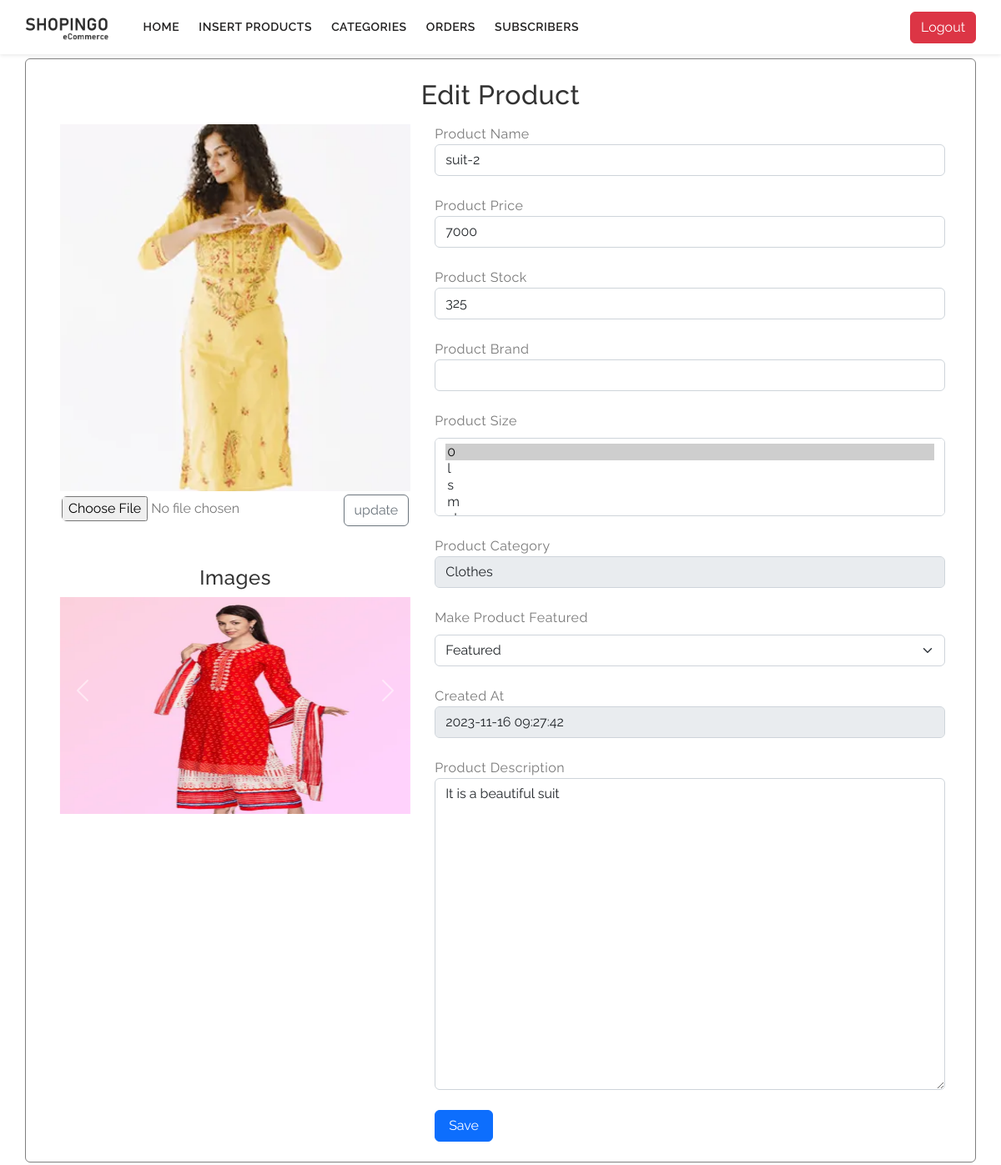
The app's page /shopingo_admin_panel/src/view/edit_products.php?product_id=37 (signed in) with its own data.
### tables this page shows
CREATE TABLE `products_table` (
  `id` int NOT NULL,
  `product_name` varchar(255) NOT NULL,
  `description` varchar(255) NOT NULL,
  `price` int NOT NULL,
  `stock` int NOT NULL,
  `product_size` varchar(255) DEFAULT NULL,
  `isFeatured` int NOT NULL DEFAULT '0',
  `isDeleted` int NOT NULL DEFAULT '0',
  `category_id` int NOT NULL,
  `featured_product_image` varchar(255) NOT NULL,
  `created_at` timestamp NOT NULL DEFAULT CURRENT_TIMESTAMP,
  `updated_at` timestamp NULL DEFAULT NULL,
  `deleted_at` timestamp NULL DEFAULT NULL,
  `restored_at` datetime DEFAULT NULL
);

CREATE TABLE `products_category` (
  `id` int NOT NULL,
  `category_name` varchar(255) NOT NULL,
  `status` varchar(255) NOT NULL,
  `isDeletedCat` int DEFAULT NULL,
  `created_at` timestamp NOT NULL DEFAULT CURRENT_TIMESTAMP,
  `updated_at` timestamp NULL DEFAULT NULL,
  `deleted_at` timestamp NULL DEFAULT NULL
);

CREATE TABLE `product_images` (
  `id` int NOT NULL,
  `product_id` varchar(255) NOT NULL,
  `product_image` varchar(255) NOT NULL,
  `featured` tinyint DEFAULT NULL,
  `created_at` timestamp NOT NULL DEFAULT CURRENT_TIMESTAMP,
  `updated_at` timestamp NULL DEFAULT NULL
);

### shopingo_admin_panel/src/controller/edit_product_handle.php (called while the page is built, shortened)
<?php
include '../model/edit_product.php';
$product_id = $_GET['product_id'];
$table_1 = "products_category";
$table_2 = "products_table";
$table_3 = "product_images";
$col = "*";
$condition_1 = "products_category.id = products_table.category_id";
$condition_2 = "products_table.id = product_images.product_id";
$condition_3 = "products_table.id = $product_id";
$product_data = fetchEditProducts($table_1, $table_2, $table_3, $col, $condition_1, $condition_2, $condition_3);
?>

### shopingo_admin_panel/src/model/edit_product.php (called while the page is built, shortened)
<?php
include '../../config/connection.php';
function fetchEditProducts($table_1, $table_2, $table_3, $col, $condition_1, $condition_2, $condition_3)
{
    global $conn;
    $fetch_query = "SELECT $col FROM $table_1 INNER JOIN $table_2 ON $condition_1 INNER JOIN $table_3 ON $condition_2 WHERE $condition_3";
    $execute = mysqli_query($conn, $fetch_query);
    if (!$execute) {
        die('Query failed: ' . mysqli_error($conn));
    } else {
        while ($row = mysqli_fetch_assoc($execute)) {
            return $row;
        }
    }
}
?>

### shopingo_admin_panel/src/view/edit_products.php (the view, shortened to what this page needs)
<?php
include '../../includes/header.php';
if (isset($_SESSION['admin_login'])) {
    include '../../includes/nav.php';
    include '../controller/edit_product_handle.php';
    $product_id = $_GET['product_id'];
    ?>
    <div class="container" style="margin-top: 70px;">
        <div style="border: 1px solid grey;" class="row p-4 mb-5 rounded">
            <h2 class="text-center mb-3">Edit Product</h2>
            <div class="col-md-5">
                <div>
                    <?php
                    $featured_image = $product_data['featured_product_image'];
                    ?>
                    <div class="<?php echo $product_data['featured_product_image']; ?>">
                        <img src='<?php echo "../../assets/images/product_featured_images/$featured_image" ?>'
                            height="440px" width="420px" style=" object-fit: cover;"
                            class="d-block product_featured_image mx-auto" alt="...">
                    </div>
                </div>
                <div class="d-flex mb-5 justify-content-center">
                    <form action="../controller/update_image_handle.php" method="POST" enctype="multipart/form-data"
                        onsubmit="return validateForm()">
                        <input name="product_featured_image" type="file" class="custom-file-input rounded"
                            id="product_featured_image">
                        <button type="submit" class="btn btn-outline-secondary mt-1">update</button>
                    </form>
                </div>
                <div id="carouselExampleFade" class="carousel slide carousel-fade my-5" data-bs-ride="carousel">
                    <h4 class="text-center mt-5">Images</h4>
                    <div class="carousel-inner">
                        <?php
                        $query = "SELECT product_image FROM `product_images` WHERE `product_id` = $product_id";
                        $result = mysqli_query($conn, $query);
                        $images = array();
                        while ($row_image = mysqli_fetch_assoc($result)) {
                            $images[] = $row_image['product_image'];
                        }
                        foreach ($images as $index => $imageData) {
                            ?>
                            <div class="carousel-item <?php echo ($index == 0) ? 'active' : ''; ?>">
                                <img src='<?php echo "../../assets/images/product_image/$imageData" ?>' width="420px"
                                    height="260px" style="object-fit:fill;" class="d-block mx-auto" alt="...">
                            </div>
                            <?php
                        }
                        ?>
                    </div>
                    <button class="carousel-control-prev" type="button" data-bs-target="#carouselExampleFade"
                        data-bs-slide="prev">
                        <span class="carousel-control-prev-icon" aria-hidden="true"></span>
                    </button>
                    <button class="carousel-control-next" type="button" data-bs-target="#carouselExampleFade"
                        data-bs-slide="next">
                        <span class="carousel-control-next-icon" aria-hidden="true"></span>
                    </button>
                </div>
            </div>
            <div class="col-md-7">
                <form action="../controller/update_product.php" method="POST">
                    <div class="form-group">
                        <label for="product_name">Product Name</label>
                        <input type="text" class="form-control mb-4" name="product_name"
                            value="<?php echo $product_data['product_name']; ?>">
                    </div>
                    <div class="form-group">
                        <label for="product_price">Product Price</label>
                        <input type="text" class="form-control mb-4" name="product_price"
                            value="<?php echo $product_data['price']; ?>">
                    </div>
                    <div class="form-group">
                        <label for="product_stock">Product Stock</label>
                        <input type="text" class="form-control mb-4" name="product_stock"
                            value="<?php echo $product_data['stock']; ?>">
                    </div>
                    <div class="form-group">
                        <label for="product_brand">Product Brand</label>
                        <input type="text" class="form-control mb-4" name="product_brand"
                            value="<?php echo $product_data['brand']; ?>">
                    </div>
                    <div class="form-group">
                        <label for="product_size" class="form-label">Product Size</label>
                        <select class="form-select mb-4" name="product_size[]" id="product_size" multiple>
                            <?php
                            $allSizes = ['0', 'l', 's', 'm', 'xl', 'xxl', '7', '8', '9', '10', '11'];
                            foreach ($allSizes as $size) {
                                $isSelected = false;
                                if (strpos($product_data['product_size'], $size) !== false) {
                                    $isSelected = true;
                                }
                                echo "<option value=\"$size\" ";
                                echo $isSelected ? 'selected' : '';
                                echo ">$size</option>";
                            }
                            ?>
                        </select>
                    </div>
                    <div class="form-group">
                        <label for="product_category">Product Category</label>
                        <input type="text" class="form-control mb-4" name="product_category"
                            value="<?php echo $product_data['category_name']; ?>" disabled>
                    </div>
                    <div class="col-12">
                        <label for="is_featured" class="form-label">Make Product Featured</label>
                        <select class="form-select mb-4" name="is_featured" id="is_featured">
                            <option value="<?php echo ($product_data['isFeatured'] == 1) ? '1' : '0'; ?>">
                                <?php echo ($product_data['isFeatured'] == 1) ? 'Featured' : 'Not Featured'; ?>
                            </option>
                        </select>
                    </div>
                    <div class="form-group">
                        <label for="created_at">Created At</label>
                        <input type="text" class="form-control mb-4" name="created_at"
                            value="<?php echo $product_data['created_at']; ?>" disabled>
                    </div>
                    <div class="form-group">
                        <label for="product_description">Product Description</label>
                        <textarea class="form-control mb-4" name="product_description" rows="15"
                            cols="10"><?php echo $product_data['description']; ?></textarea>
                    </div>
                    <button type="submit" name="edit_product_btn" class="btn btn-primary px-3 ">Save</button>
                </form>
            </div>
        </div>
        <?php include '../../includes/footer_file.php'; ?>
        <?php
}
?>

### assets/css/style.css (style rules this page uses)
body { color: #797979; letter-spacing: 0.5px; background-color: #ffffff; font-family: 'Raleway', sans-serif; }
::placeholder { opacity: 0.5 !important; }
.h1, .h2, .h3, .h4, .h5, .h6, h1, h2, h3, h4, h5, h6 { color: #323232; }

### shopingo_admin_panel/assets/css/style.css (style rules this page uses)
body { color: #797979; letter-spacing: 0.5px; background-color: #ffffff; font-family: 'Raleway', sans-serif; }
::placeholder { opacity: 0.5 !important; }
.h1, .h2, .h3, .h4, .h5, .h6, h1, h2, h3, h4, h5, h6 { color: #323232; }

### records on screen
products_table: featured_product_image (picture), product_name "suit-2", product_price "7000", product_stock "325", product_size "0 ☑ / l / s / m", is_featured "Featured", product_description "It is a beautiful suit"
products_category: product_category "Clothes"
product_images: created_at "2023-11-16 09:27:42"
